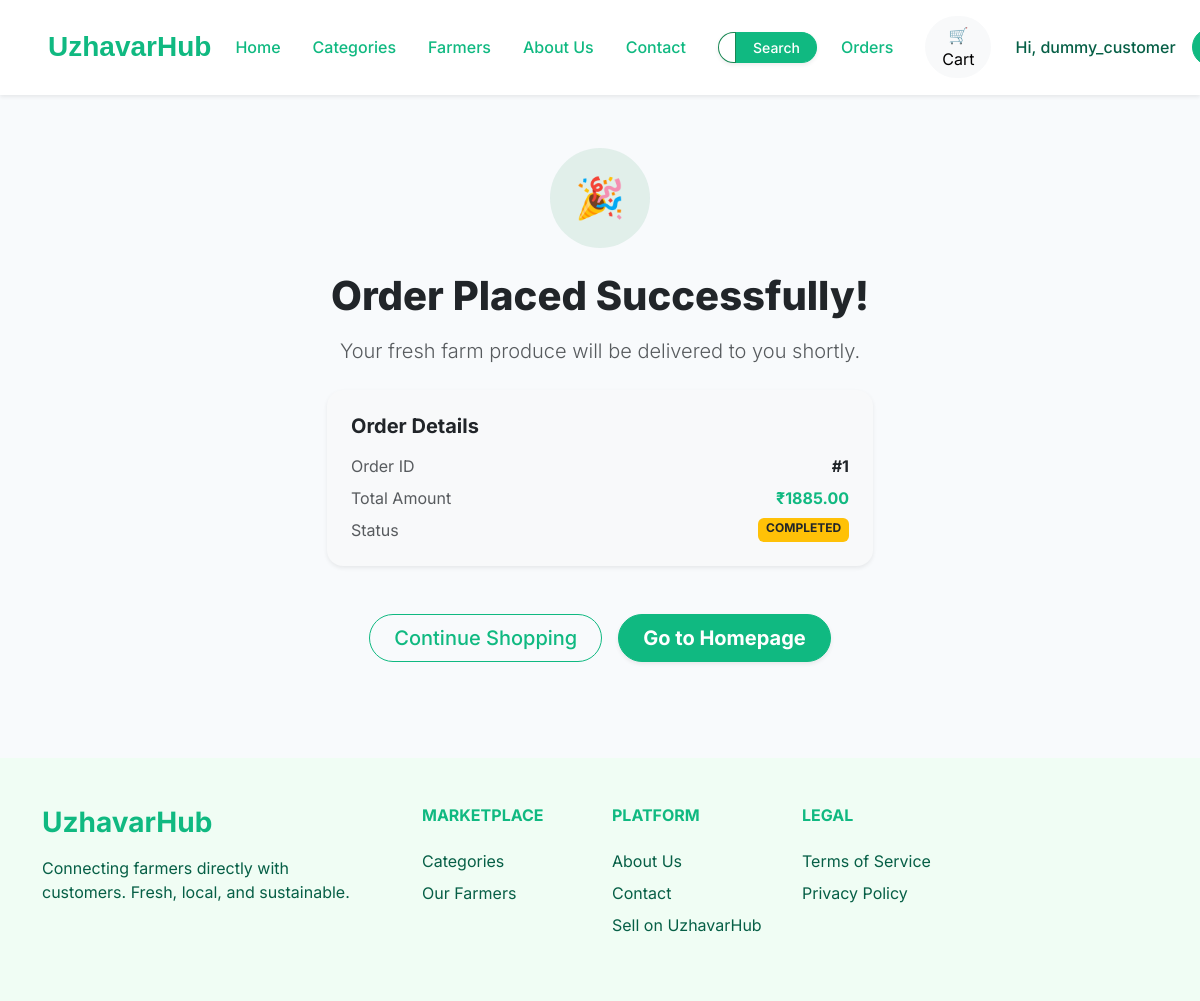
Screenshot of /orders/success/1/ (signed in) with the database file from the repository.
### accounts/models.py (models this page shows, shortened)
class User(AbstractUser):
    ROLE_CHOICES = (
        ('CUSTOMER', 'Customer'),
        ('FARMER', 'Farmer'),
        ('ADMIN', 'Admin'),
    )
    role = models.CharField(max_length=20, choices=ROLE_CHOICES, default='CUSTOMER')

### orders/models.py (models this page shows)
class Order(models.Model):
    customer = models.ForeignKey(settings.AUTH_USER_MODEL, on_delete=models.CASCADE, related_name='orders')
    total_amount = models.DecimalField(max_digits=10, decimal_places=2, default=0)
    shipping_address = models.TextField(blank=True)
    status = models.CharField(max_length=20, default='PENDING')
    created_at = models.DateTimeField(auto_now_add=True)

### orders/views.py (the view)
# urls.py: path('success/<int:order_id>/', views.order_success, name='success'),
@login_required
def order_success(request, order_id):
    from .models import Order
    order = get_object_or_404(Order, id=order_id, customer=request.user)
    return render(request, 'orders/success.html', {'order': order})

### orders/templates/orders/success.html (shortened to what this page needs)
{% extends 'core/base.html' %}
{% block content %}
<div class="container py-5 text-center">
    <div class="row justify-content-center">
        <div class="col-md-6">
            <div class="bg-success bg-opacity-10 rounded-circle d-flex align-items-center justify-content-center mx-auto mb-4" style="width: 100px; height: 100px;">
                <span class="fs-1 text-success">🎉</span>
            </div>
            <h1 class="fw-black text-dark mb-3">Order Placed Successfully!</h1>
            <p class="text-muted lead mb-4">Your fresh farm produce will be delivered to you shortly.</p>
            <div class="card border-0 shadow-sm rounded-4 bg-light mb-5 text-start">
                <div class="card-body p-4">
                    <h5 class="fw-bold mb-3">Order Details</h5>
                    <div class="d-flex justify-content-between mb-2">
                        <span class="text-muted">Order ID</span>
                        <span class="fw-bold">#{{ order.id }}</span>
                    </div>
                    <div class="d-flex justify-content-between mb-2">
                        <span class="text-muted">Total Amount</span>
                        <span class="fw-bold text-success">₹{{ order.total_amount }}</span>
                    </div>
                    <div class="d-flex justify-content-between">
                        <span class="text-muted">Status</span>
                        <span class="badge bg-warning text-dark">{{ order.status }}</span>
                    </div>
                </div>
            </div>
            <div class="d-flex gap-3 justify-content-center">
                <a href="{% url 'marketplace:product_list' %}" class="btn btn-outline-success btn-lg rounded-pill fw-medium px-4">Continue Shopping</a>
                <a href="/" class="btn btn-success btn-lg rounded-pill fw-bold px-4 shadow-sm">Go to Homepage</a>
            </div>
        </div>
    </div>
</div>
{% endblock content %}

### core/templates/core/base.html (shortened to what this page needs)
{% load static %}
<!DOCTYPE html>
<html lang="en">
<head>
    <link href="https://cdn.jsdelivr.net/npm/bootstrap@5.3.0/dist/css/bootstrap.min.css" rel="stylesheet">
    <link rel="stylesheet" href="{% static 'css/styles.css' %}">
</head>
<body>
    {% block navbar %}
    <div class="fixed-top d-flex justify-content-center w-100" style="pointer-events: none;">
        <nav id="main-navbar" class="navbar navbar-expand-xl glass-nav py-3 shadow-sm" style="pointer-events: auto;">
        <div class="container-fluid px-4 px-lg-5">
            <a class="navbar-brand fw-bold text-success fs-3" href="/">UzhavarHub</a>
            <div class="collapse navbar-collapse justify-content-center" id="navbarNav">
                <ul class="navbar-nav gap-2 gap-xl-3 mx-auto">
                    <li class="nav-item">
                        {% if user.is_authenticated and user.role == 'FARMER' %}
                            <a class="nav-link text-success fw-medium text-nowrap" href="{% url 'farmer:dashboard' %}">Home</a>
                        {% else %}
                            <a class="nav-link text-success fw-medium text-nowrap" href="/">Home</a>
                        {% endif %}
                    </li>
                    {% if user.role != 'FARMER' %}
                    <li class="nav-item">
                        <a class="nav-link text-success fw-medium text-nowrap" href="{% url 'marketplace:category_list' %}">Categories</a>
                    </li>
                    <li class="nav-item">
                        <a class="nav-link text-success fw-medium text-nowrap" href="{% url 'marketplace:farmer_list' %}">Farmers</a>
                    </li>
                    {% endif %}
                    <li class="nav-item">
                        <a class="nav-link text-success fw-medium text-nowrap" href="#">About Us</a>
                    </li>
                    <li class="nav-item">
                        <a class="nav-link text-success fw-medium text-nowrap" href="#">Contact</a>
                    </li>
                </ul>
            </div>
            <div class="d-flex gap-2 gap-xl-3 align-items-center ms-lg-4">
                {% if request.resolver_match.app_name != 'farmer' %}
                <form action="{% url 'marketplace:product_list' %}" method="get" class="d-none d-lg-flex me-2 shadow-sm rounded-pill" style="max-width: 250px;">
                    <input type="text" name="q" class="form-control form-control-sm rounded-start-pill border-success" placeholder="Search products..." value="{{ request.GET.q }}">
                    <button type="submit" class="btn btn-sm btn-success rounded-end-pill px-3 fw-medium">Search</button>
                </form>
                {% endif %}
                {% if user.is_authenticated %}
                    {% if user.role != 'FARMER' %}
                    <a href="{% url 'orders:history' %}" class="text-success text-decoration-none fw-medium me-3 text-nowrap">Orders</a>
                    <a href="{% url 'orders:view_cart' %}" id="cart-icon-btn" class="btn btn-light position-relative rounded-pill px-3 me-2">
                        🛒 Cart
                    </a>
                    {% endif %}
                    <span class="text-success-emphasis fw-medium text-nowrap" title="{{ user.username }}">Hi, {{ user.username|truncatechars:15 }}</span>
                    <form action="{% url 'accounts:logout' %}" method="post" class="d-inline m-0">
                        <button type="submit" class="btn btn-success fw-medium px-3 text-nowrap rounded-pill">Logout</button>
                    </form>
                {% else %}
                    <a href="{% url 'accounts:login' %}" class="text-success text-decoration-none fw-medium text-nowrap">Login</a>
                    <a href="{% url 'accounts:signup' %}" class="btn btn-success fw-medium px-4 text-nowrap rounded-pill">Sign up</a>
                {% endif %}
            </div>
            </div>
        </div>
    <div style="height: 100px;"></div>
    {% endblock navbar %}
    <main class="flex-grow-1">
        {% block content %}
        {% endblock content %}
    </main>
    {% block footer %}
    <footer class="footer-bg py-5 mt-5">
        <div class="container">
            <div class="row gy-4">
                <div class="col-lg-4 col-md-6">
                    <h3 class="fw-bold text-success mb-3">UzhavarHub</h3>
                    <p class="text-success-emphasis mb-0 pe-4">
                        Connecting farmers directly with customers. Fresh, local, and sustainable.
                    </p>
                </div>
                <div class="col-lg-2 col-md-6">
                    <h6 class="fw-bold text-success text-uppercase mb-4">Marketplace</h6>
                    <ul class="list-unstyled d-flex flex-column gap-2">
                        <li><a href="{% url 'marketplace:category_list' %}" class="text-success-emphasis text-decoration-none">Categories</a></li>
                        <li><a href="{% url 'marketplace:farmer_list' %}" class="text-success-emphasis text-decoration-none">Our Farmers</a></li>
                    </ul>
                </div>
                <div class="col-lg-2 col-md-6">
                    <h6 class="fw-bold text-success text-uppercase mb-4">Platform</h6>
                    <ul class="list-unstyled d-flex flex-column gap-2">
                        <li><a href="#" class="text-success-emphasis text-decoration-none">About Us</a></li>
                        <li><a href="#" class="text-success-emphasis text-decoration-none">Contact</a></li>
                        <li><a href="#" class="text-success-emphasis text-decoration-none">Sell on UzhavarHub</a></li>
                    </ul>
                </div>
                <div class="col-lg-2 col-md-6">
                    <h6 class="fw-bold text-success text-uppercase mb-4">Legal</h6>
                    <ul class="list-unstyled d-flex flex-column gap-2">
                        <li><a href="#" class="text-success-emphasis text-decoration-none">Terms of Service</a></li>
                        <li><a href="#" class="text-success-emphasis text-decoration-none">Privacy Policy</a></li>
                    </ul>
                </div>
            </div>
        </div>
    </footer>
    {% endblock footer %}
</body>
</html>

### core/static/css/styles.css (style rules this page uses)
:root { --uh-green: #10B981; --uh-green-dark: #059669; --uh-green-light: #f0fdf4; --uh-text: #065f46; }
body { font-family: 'Inter', sans-serif; display: flex; flex-direction: column; min-height: 100vh; }
.text-success { color: var(--uh-green) !important; }
.text-success-emphasis { color: var(--uh-text) !important; }
.btn-success { background-color: var(--uh-green); border-color: var(--uh-green); }
.btn-outline-success { color: var(--uh-green); border-color: var(--uh-green); }
.fw-black { font-weight: 800; }
.footer-bg { background-color: var(--uh-green-light); }

### core/templates/core/base.html (style rules this page uses)
body { font-family: 'Inter', sans-serif; background-color: #f8fafc; }
.navbar-brand { font-family: 'Outfit', sans-serif; }
.glass-nav { background: rgba(255, 255, 255, 0.95); backdrop-filter: blur(16px); -webkit-backdrop-filter: blur(16px); border-bottom: 1px solid rgba(255, 255, 255, 0.2); transition: all 0.4s ease-in-out !important; z-index: 1030; margin: 0 auto; border-radius: 0; width: 100%; max-width: 100%; }
@media (min-width: 1200px) { .navbar-collapse { transition: all 0.3s ease; } }

### rows the page displays
User: username "dummy_customer"
Order: id "1", total_amount "1885.00", status "COMPLETED"
